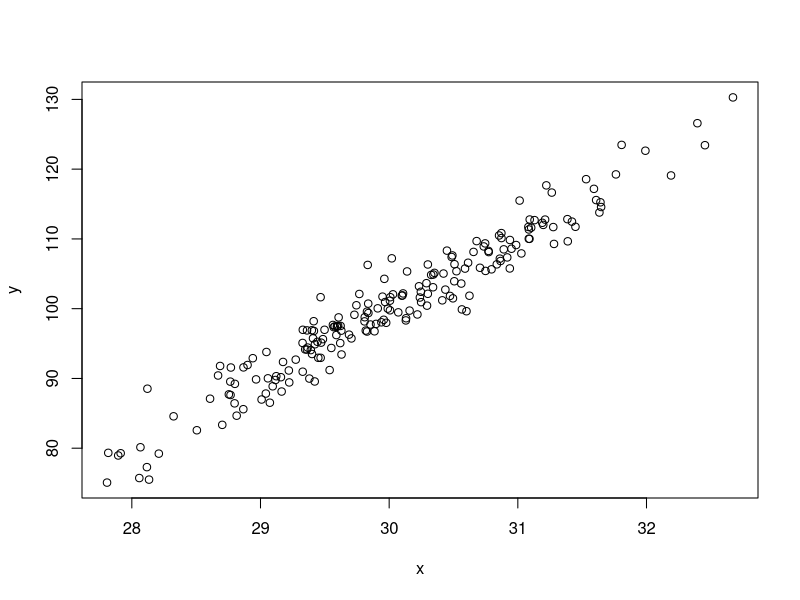

The R source for this figure: (Note: this script raises an error after producing the figure.)
## ---- chunk 1
## DATA GENERATION
r <- sample(c(-0.97, 0, 0.5, 0.97), 1)
if(runif(1) < 1/3) {
  mx <- my <- 0
  sx <- sy <- 1
} else {
  mx <- sample(10 * -5:5, 1)
  my <- sample(20 * 0:5, 1)
  sx <- sample(c(1, 10, 20), 1)
  sy <- sample(c(1, 10, 20), 1)
}

b <- r * sy/sx
a <- my - b*mx
x <- rnorm(200, mx, sx)
y <- b * x + rnorm(200, a, sy * sqrt(1- r^2))

## QUESTION/ANSWER GENERATION
questions <- character(5)
solutions <- logical(5)
explanations <- character(5)

if (runif(1) < 0.5) {
  questions[1] <- "The scatterplot is standardized."
  solutions[1] <- mx == 0 & my == 0 & sx == 1 & sy == 1
  explanations[1] <- if (solutions[1]) "$X$ and $Y$ have both mean $0$ and variance $1$." else 
  "The scatterplot is not standardized, because $X$ and $Y$ do not both have mean $0$ and variance $1$."
} else {
  questions[1] <- "The slope of the regression line is about $1$."
  solutions[1] <- abs(b - 1) < 0.1
  explanations[1] <- paste("The slope of the regression line is given by $r \\cdot s_y/s_x$ and hence",
                           ifelse(abs(b - 1) < 0.1, "", "not"), "about equal to $1$.")
}

if (runif(1) < 0.5) {
  questions[2] <- "The absolute value of the correlation coefficient is at least $0.8$."
  solutions[2] <- abs(r) >= 0.8
} else {
  questions[2] <- "The absolute value of the correlation coefficient is at most $0.8$."
  solutions[2] <- abs(r) <= 0.8
}
explanations[2] <- if(abs(r) >= 0.9) {
  paste("A strong association between the variables is given in the scatterplot.",
        "Hence the absolute value of the correlation coefficient is close to $1$",
        "and therefore larger than $0.8$.") 
  } else if (abs(r) == 0) {
    paste("No association between the variables is observed in the scatterplot.",
          "This implies a correlation coefficient close to $0$.") 
  } else paste("Only a slightly positive association between the variables is observable in the scatterplot.",
               "This implies a correlation coefficient with an absolute value smaller than $0.8$.")

if (runif(1) < 0.5) {
  questions[3] <- "The standard deviation of $X$ is at least $6$."
  solutions[3] <- sx >= 6
  explanations[3] <- paste0("The standard deviation of $X$ is about equal to $", sx, "$ and is therefore ",
                           ifelse(sx < 6, "smaller", "larger"), " than $6$.")
} else {
  questions[3] <- "The standard deviation of $Y$ is at least $6$."
  solutions[3] <- sy >= 6
  explanations[3] <- paste0("The standard deviation of $Y$ is about equal to $", sy, "$ and is therefore ",
                           ifelse(sy < 6, "smaller", "larger"), " than $6$.")
}

if (runif(1) < 0.5) {
  questions[4] <- "The mean of $X$ is at most $5$."
  solutions[4] <- mx <= 5
  explanations[4] <- paste0("The mean of $X$ is about equal to $", mx, 
                           "$ and hence is ", ifelse(mx < 5, "smaller", "larger"), " than $5$.")
} else {
  questions[4] <- "The mean of $Y$ is at least $30$."
  solutions[4] <- my >= 30
  explanations[4] <- paste0("The mean of $Y$ is about equal to $", my, 
                           "$ and hence is ", ifelse(my < 30, "smaller", "larger"), " than $30$.")
}

xh <- round(runif(1, -1, 1)*sx + mx, 1)
yhr <- round(a + b*xh, 1)
alpha <- if (abs(r) > 0 & abs(mx - xh) > 0) sign(mx - xh) * sign(r) else 1
yhf <- round(yhr + 2 * sy * alpha, 1)
## assure at least one correct and one incorrect solution
yh <- switch(as.character(sum(solutions)),
  "0" = yhr,
  "4" = yhf,
  sample(c(yhr, yhf), 1)
)
questions[5] <- paste0("For $X = ", as.character(xh), "$, $Y$ can be expected to be about $", 
                      as.character(yh), "$.", collapse="")
solutions[5] <- abs(yh - yhr) < 0.01 * sy
explanations[5] <- paste0("The regression line at $X=", xh, 
                         "$ implies a value of about $Y = ", yhr, "$.", sep="")         
           
## permute order of solutions/questions
o <- sample(1:5)
questions <- questions[o]
solutions <- solutions[o]
explanations <- explanations[o]  
## ---- chunk 2
plot(x, y)
## ---- chunk 3
answerlist(questions, markup = "markdown")
## ---- chunk 4
answerlist(ifelse(solutions, "True", "False"), explanations, markup = "markdown")
